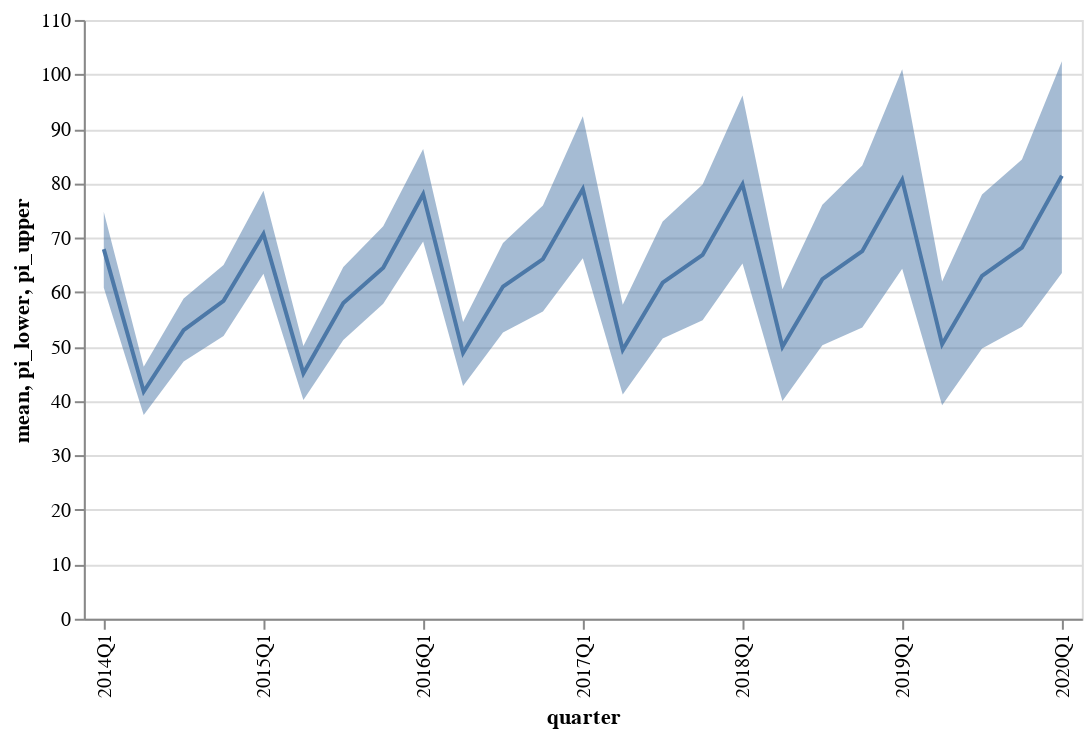

Notebook source saved alongside this figure:
### Code cell
line + band

### Figure 1 — Vega-Lite specification as saved in the notebook (floating-point values rounded to 4 significant figures)
{"config": {"view": {"continuousWidth": 400, "continuousHeight": 300}}, "layer": [{"mark": "line", "encoding": {"x": {"type": "ordinal", "axis": {"values": ["2014Q1", "2015Q1", "2016Q1", "2017Q1", "2018Q1", "2019Q1", "2020Q1"]}, "field": "quarter"}, "y": {"type": "quantitative", "field": "mean"}}}, {"mark": {"type": "area", "opacity": 0.5}, "encoding": {"x": {"type": "nominal", "field": "quarter"}, "y": {"type": "quantitative", "field": "pi_lower"}, "y2": {"field": "pi_upper"}}}], "data": {"name": "data-865479ef702d847bd4c98d45dbf126a4"}, "$schema": "https://vega.github.io/schema/vega-lite/v4.8.1.json", "datasets": {"data-865479ef702d847bd4c98d45dbf126a4": [{"quarter": "2014Q1", "mean": 67.91, "mean_numerical": 67.91, "pi_lower": 60.82, "pi_upper": 74.74}, {"quarter": "2014Q2", "mean": 41.74, "mean_numerical": 41.8, "pi_lower": 37.43, "pi_upper": 46.32}, {"quarter": "2014Q3", "mean": 53.04, "mean_numerical": 53.07, "pi_lower": 47.25, "pi_upper": 58.82}, {"quarter": "2014Q4", "mean": 58.41, "mean_numerical": 58.44, "pi_lower": 51.94, "pi_upper": 65.0}, {"quarter": "2015Q1", "mean": 70.69, "mean_numerical": 70.71, "pi_lower": 63.4, "pi_upper": 78.62}, {"quarter": "2015Q2", "mean": 45.09, "mean_numerical": 45.05, "pi_lower": 40.2, "pi_upper": 50.1}, {"quarter": "2015Q3", "mean": 57.99, "mean_numerical": 58.06, "pi_lower": 51.22, "pi_upper": 64.61}, {"quarter": "2015Q4", "mean": 64.48, "mean_numerical": 64.77, "pi_lower": 57.84, "pi_upper": 72.08}, {"quarter": "2016Q1", "mean": 77.99, "mean_numerical": 78.03, "pi_lower": 69.32, "pi_upper": 86.32}, {"quarter": "2016Q2", "mean": 48.84, "mean_numerical": 48.69, "pi_lower": 42.77, "pi_upper": 54.49}, {"quarter": "2016Q3", "mean": 61.03, "mean_numerical": 60.93, "pi_lower": 52.59, "pi_upper": 69.02}, {"quarter": "2016Q4", "mean": 66.08, "mean_numerical": 65.95, "pi_lower": 56.45, "pi_upper": 75.93}, {"quarter": "2017Q1", "mean": 78.94, "mean_numerical": 78.8, "pi_lower": 66.2, "pi_upper": 92.33}, {"quarter": "2017Q2", "mean": 49.42, "mean_numerical": 49.41, "pi_lower": 41.19, "pi_upper": 57.66}, {"quarter": "2017Q3", "mean": 61.74, "mean_numerical": 61.7, "pi_lower": 51.49, "pi_upper": 72.97}, {"quarter": "2017Q4", "mean": 66.83, "mean_numerical": 66.63, "pi_lower": 54.83, "pi_upper": 79.79}, {"quarter": "2018Q1", "mean": 79.81, "mean_numerical": 79.66, "pi_lower": 65.25, "pi_upper": 96.14}, {"quarter": "2018Q2", "mean": 49.95, "mean_numerical": 49.73, "pi_lower": 39.98, "pi_upper": 60.51}, {"quarter": "2018Q3", "mean": 62.39, "mean_numerical": 62.2, "pi_lower": 50.24, "pi_upper": 76.05}, {"quarter": "2018Q4", "mean": 67.52, "mean_numerical": 67.4, "pi_lower": 53.51, "pi_upper": 83.28}, {"quarter": "2019Q1", "mean": 80.62, "mean_numerical": 80.55, "pi_lower": 64.28, "pi_upper": 100.9}, {"quarter": "2019Q2", "mean": 50.45, "mean_numerical": 50.31, "pi_lower": 39.21, "pi_upper": 61.97}, {"quarter": "2019Q3", "mean": 62.99, "mean_numerical": 62.59, "pi_lower": 49.64, "pi_upper": 77.92}, {"quarter": "2019Q4", "mean": 68.16, "mean_numerical": 67.78, "pi_lower": 53.64, "pi_upper": 84.37}, {"quarter": "2020Q1", "mean": 81.37, "mean_numerical": 81.0, "pi_lower": 63.53, "pi_upper": 102.4}]}}
